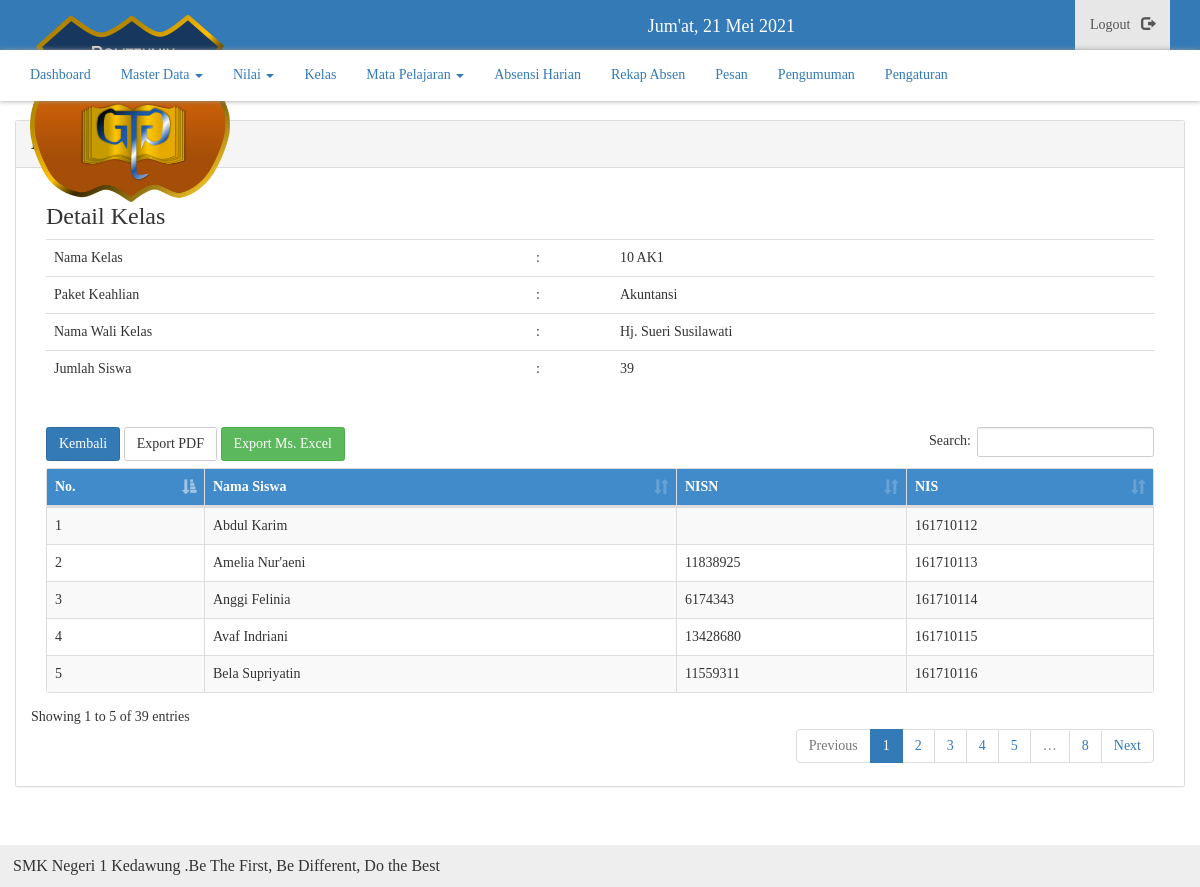
Screenshot of /admin/detail-kelas/1 (signed in) with the database file from the repository.
### tables this page shows
CREATE TABLE `tbl_kelas` (
  `id` int(11) NOT NULL,
  `nama_kelas` varchar(32) NOT NULL,
  `paket` enum('Akuntansi','Administrasi Perkantoran','Multimedia','Pemasaran','Perbankan','Usaha Perjalanan Wisata') NOT NULL,
  `wali_kelas` varchar(255) NOT NULL,
  `ds` int(11) NOT NULL
);

CREATE TABLE `tbl_siswa` (
  `id` int(11) NOT NULL,
  `nis` varchar(20) NOT NULL,
  `nisn` varchar(20) NOT NULL,
  `nama` varchar(100) NOT NULL,
  `kelas` enum('10','11','12') NOT NULL,
  `rombel` varchar(50) NOT NULL,
  `jk` enum('L','P') NOT NULL,
  `foto` varchar(100) NOT NULL
);

CREATE TABLE `tbl_info` (
  `id` int(11) NOT NULL,
  `isi` text NOT NULL
);

### function/main.php (called while the page is built, shortened)
<?php
function get($sql)
{
	global $link;
	if ($x = mysqli_query($link, $sql) or die(mysqli_error($link))) {
		return $x;
	}
}
function hitung($table, $params=Null)
{
	if ($params == NUll) {
		$sql = "SELECT * FROM $table ";
	} else {
		$sql = "SELECT * FROM $table WHERE $params ";
	}
	return get($sql);
}
function select($column, $table, $params=NULL)
{
	if ($params != NULL) {
		$sql = "SELECT $column FROM $table WHERE $params ";
	} else {
		$sql = "SELECT $column FROM $table ";
	}
	return get($sql);
}
?>

### admin/inc/detail-kelas.php (the view, shortened to what this page needs)
<?php
$id = @$_GET['id'];
$sqlkelas = select('*', 'tbl_kelas', "id = '$id'");
$kls = mysqli_fetch_object($sqlkelas);
$no = 1;
$hitsql = hitung('tbl_siswa', "rombel = '$kls->nama_kelas'");
$total = mysqli_num_rows($hitsql);
?>
<div class="col-md-12">
  <h3>Detail Kelas</h3>
  <table class="table" border="0.5">
    <tr>
      <td>Nama Kelas</td>
      <td>:</td>
      <td><?= $kls->nama_kelas; ?></td>
    </tr>
    <tr>
      <td>Paket Keahlian</td>
      <td>:</td>
      <td><?= $kls->paket; ?></td>
    </tr>
    <tr>
      <td>Nama Wali Kelas</td>
      <td>:</td>
      <td><?= $kls->wali_kelas; ?></td>
    </tr>
    <tr>
      <td>Jumlah Siswa</td>
      <td>:</td>
      <td><?= $total; ?></td>
    </tr>
  </table>
  <br>
  <table class="table table-bordered table-striped" id="list-data" border="1">
    <thead>
      <tr>
        <th>No.</th>
        <th>Nama Siswa</th>
        <th>NISN</th>
        <th>NIS</th>
      </tr>
    </thead>
    <tbody>
      <?php while ($sis = mysqli_fetch_object($hitsql)) : ?>
      <tr>
        <td><?= $no++; ?></td>
        <td><?= $sis->nama; ?></td>
        <td><?= $sis->nisn; ?></td>
        <td><?= $sis->nis; ?></td>
      </tr>
    <?php endwhile; ?>
    </tbody>
  </table>
</div>

### templates/footer.php
<?php
$rt = select("*", "tbl_info", "id=1 LIMIT 1");
$run = mysqli_fetch_assoc($rt);
?>
<footer>
  <marquee>
    <?= $run['isi']; ?>
  </marquee>
</footer>
</body>
</html>

### assets/css/admin.css (style rules this page uses)
* { margin: 0; padding: 0; text-decoration: none; list-style:none; }
body { background-image: url('../../images/wallup.jpg'); background-size: cover; background-attachment: fixed; }
.panel, .table, .btn, .form-control, #sidebar { border-radius: 2.5px !important; }

### assets/css/style.css (style rules this page uses)
* { margin: 0; padding: 0; text-decoration: none; list-style:none; font-family: "Roboto Slab"; }
body { background-attachment: fixed !important; }
.panel, .table, .btn, .form-control, #sidebar { border-radius: 2.5px !important; }
thead { background: #428bca; color: #fff; }
footer { position: fixed; width: 100% !important; margin-top: 20px; background: #eee; padding: 13px; font-size: 16px; line-height: 16px; bottom: 0 !important; }

### rows the page displays
tbl_kelas: nama_kelas "10 AK1", paket "Akuntansi", wali_kelas "Hj. Sueri Susilawati"
tbl_siswa: nama "Abdul Karim", nis "161710112"
tbl_siswa: nama "Amelia Nur'aeni", nisn "11838925", nis "161710113"
tbl_siswa: nama "Anggi Felinia", nisn "6174343", nis "161710114"
tbl_siswa: nama "Avaf Indriani", nisn "13428680", nis "161710115"
tbl_siswa: nama "Bela Supriyatin", nisn "11559311", nis "161710116"
tbl_info: isi "SMK Negeri 1 Kedawung .Be The First, Be Different, Do the Best"

### other values shown
$total "39"
